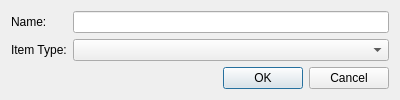
<?xml version="1.0" encoding="UTF-8"?>
<ui version="4.0">
 <class>ListWindow</class>
 <widget class="QDialog" name="ListWindow">
  <property name="geometry">
   <rect>
    <x>0</x>
    <y>0</y>
    <width>400</width>
    <height>93</height>
   </rect>
  </property>
  <property name="windowTitle">
   <string>List</string>
  </property>
  <layout class="QFormLayout" name="formLayout">
   <item row="0" column="0">
    <widget class="QLabel" name="labelName">
     <property name="text">
      <string>Name:</string>
     </property>
    </widget>
   </item>
   <item row="0" column="1">
    <widget class="QLineEdit" name="lineEdit"/>
   </item>
   <item row="1" column="0">
    <widget class="QLabel" name="labelItemType">
     <property name="text">
      <string>Item Type:</string>
     </property>
    </widget>
   </item>
   <item row="1" column="1">
    <widget class="QComboBox" name="comboBox"/>
   </item>
   <item row="2" column="1">
    <widget class="QDialogButtonBox" name="buttonBox">
     <property name="orientation">
      <enum>Qt::Horizontal</enum>
     </property>
     <property name="standardButtons">
      <set>QDialogButtonBox::Cancel|QDialogButtonBox::Ok</set>
     </property>
    </widget>
   </item>
  </layout>
 </widget>
 <resources/>
 <connections>
  <connection>
   <sender>buttonBox</sender>
   <signal>accepted()</signal>
   <receiver>ListWindow</receiver>
   <slot>accept()</slot>
   <hints>
    <hint type="sourcelabel">
     <x>286</x>
     <y>75</y>
    </hint>
    <hint type="destinationlabel">
     <x>157</x>
     <y>92</y>
    </hint>
   </hints>
  </connection>
  <connection>
   <sender>buttonBox</sender>
   <signal>rejected()</signal>
   <receiver>ListWindow</receiver>
   <slot>reject()</slot>
   <hints>
    <hint type="sourcelabel">
     <x>354</x>
     <y>81</y>
    </hint>
    <hint type="destinationlabel">
     <x>286</x>
     <y>92</y>
    </hint>
   </hints>
  </connection>
 </connections>
</ui>
